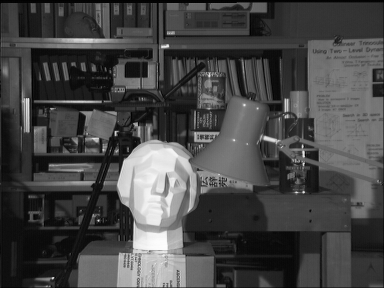
#> input picture hw2/tsukuba-left.bmp, 384 x 288 px
$ python rotation.py
#> lines starting #> are read from the running program, lines starting #| are printed output that depends on the picture
#> further down, origin_img is the input picture: shape (288, 384, 3); min 0, max 253, mean 70.2
import cv2
import numpy as np
import math

from numpy.typing import _128Bit


def rotation(origin_img, rotation_degree):
#> called with rotation_degree = 40
    ori_h, ori_w, ori_c = origin_img.shape
#> ori_h = 288; ori_w = 384; ori_c = 3
    angle = -rotation_degree * math.pi / 180
    tar_h = int(ori_w*abs(np.sin(angle)) + ori_h*abs(np.cos(angle))) + 1
#> tar_h = 468
    tar_w = int(ori_w*abs(np.cos(angle)) + ori_h*abs(np.sin(angle))) + 1
#> tar_w = 480
    target_img = np.zeros((tar_h, tar_w, 3), dtype=np.uint8)
    # set rotation matrix
    rot_mat1 = np.array([[1, 0, 0], [0, -1, 0], [-0.5*tar_w, 0.5*tar_h, 1]])
#> rot_mat1 = [[1, 0, 0], [0, -1, 0], [-240, 234, 1]]
    rot_mat2 = np.array([[np.cos(angle),np.sin(angle),0],[-np.sin(angle),np.cos(angle),0],[0,0,1]])
    rot_mat3 = np.array([[1, 0, 0], [0, -1, 0],[0.5*ori_w, 0.5*ori_h, 1]])
#> rot_mat3 = [[1, 0, 0], [0, -1, 0], [192, 144, 1]]
    rot_mat = rot_mat1.dot(rot_mat2).dot(rot_mat3)

    # start rotation
    for x in range(tar_w):
        for y in range(tar_h):
            ori_point = np.array([x,y,1]).dot(rot_mat)
            if ori_point[0] >= 0 and ori_point[0] <= ori_w and ori_point[1] >= 0 and ori_point[1] <= ori_h:
                int_x = int(ori_point[0])
                int_y = int(ori_point[1])
                if int_x < ori_w-1 and int_y < ori_h-1:
                    x_ = ori_point[0] - int_x
                    y_ = ori_point[1] - int_y
                    target_img[y, x] = origin_img[int_y, int_x]*(1-x_)*(1-y_)+origin_img[int_y+1, int_x]*(1-x_)*y_+origin_img[int_y, int_x+1]*x_*(1-y_)+origin_img[int_y+1, int_x+1]*x_*y_
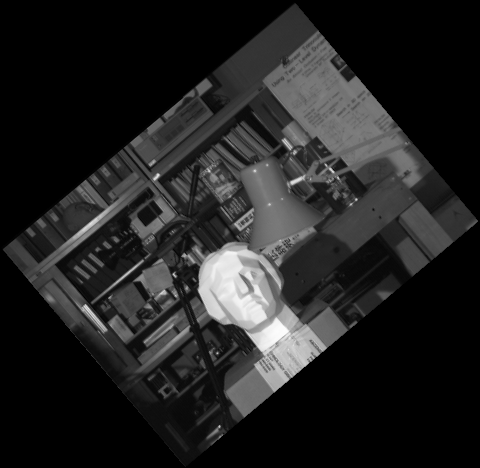
#> target_img: shape (468, 480, 3); min 0, max 253, mean 34.2
    return target_img

if  __name__ == '__main__':
    origin_img = cv2.imread('./tsukuba-left.bmp')
    cv2.imshow('origin_img', origin_img)
    target_img = rotation(origin_img, 40)
    cv2.imwrite('rotation_result.png', target_img)
    cv2.imshow('target_img', target_img)
    cv2.waitKey()
